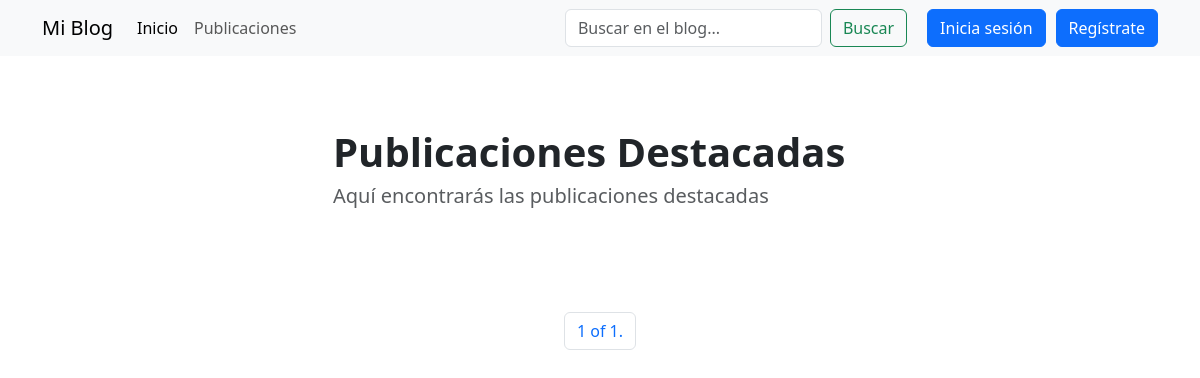
Page /featured/ on the earlier database version.
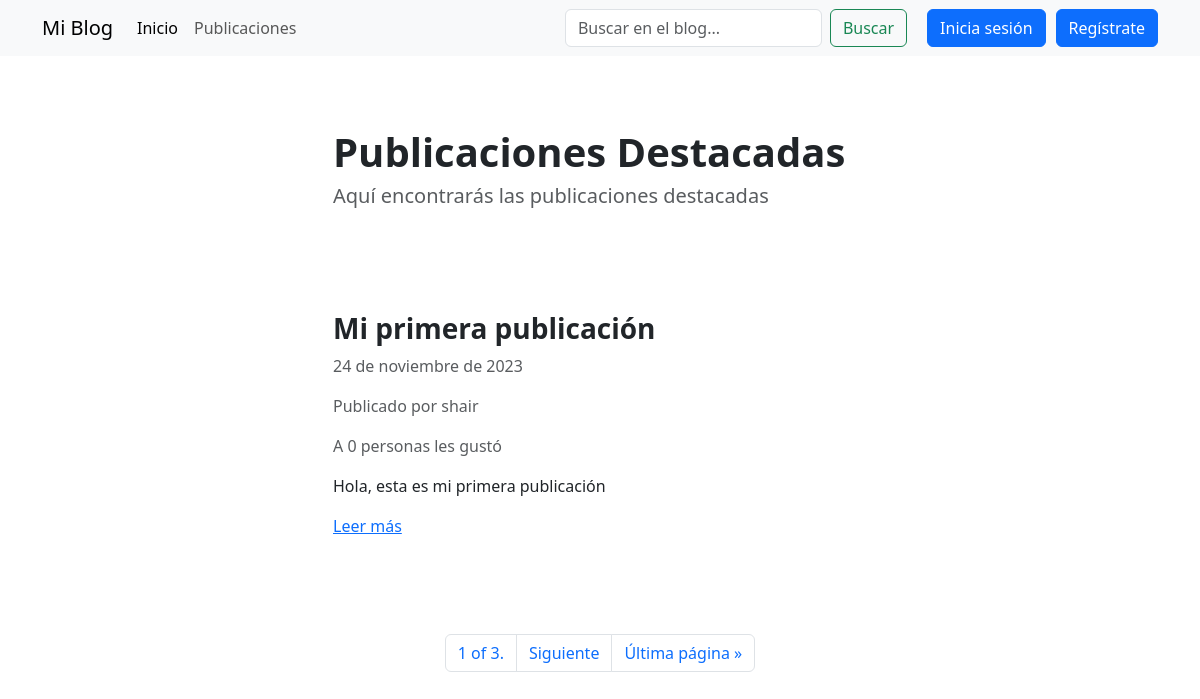
Same page on the later database version.
### blog/models.py (models this page shows)
class Post(models.Model):
    title = models.CharField(max_length=255)
    content = HTMLField()
    date = models.DateField(auto_now_add=True)
    author = models.ForeignKey(User, on_delete=models.CASCADE)
    featured = models.BooleanField(default=False)
    likes = models.ManyToManyField(User, related_name='likes', blank=True)

### blog/views.py (the view)
# urls.py: path('featured/', Featured.as_view(), name='featured'),
class Featured(ListView):
    model = Post
    queryset = Post.objects.filter(featured=True).order_by('-date')
    template_name = 'blog/featured.html'
    paginate_by = 1

### blog/templates/blog/featured.html (shortened to what this page needs)
{% extends 'blog/base.html' %} {% block content %}
<div class="row">
  <div class="col-md-6 col-12 mx-md-auto mx-3 mt-5 mb-5">
    <h1 class="fw-bolder">Publicaciones Destacadas</h1>
    <h5 class="text-muted">Aquí encontrarás las publicaciones destacadas</h5>
  </div>
</div>
{% for object in object_list %}
<div class="row">
  <div class="col-md-6 col-11 mx-md-auto mx-3 my-5">
    <h3 class="fw-bold">{{ object.title }}</h3>
    <p class="text-muted">{{ object.date }}</p>
    <p class="text-muted">Publicado por {{ object.author.username }}</p>
    {% if object.likes.count == 1 %}
    <p class="text-muted">A {{ object.likes.count }} persona le gustó</p>
    {% else %}
    <p class="text-muted">A {{ object.likes.count }} personas les gustó</p>
    {% endif %}
    <div class="my-3">{{ object.content|truncatewords_html:50|safe }}</div>
    <a href="{% url 'detail_post' object.id %}">Leer más</a>
  </div>
</div>
{% endfor %}
<nav>
  <ul class="pagination">
    <div class="mx-auto d-flex flex-row mt-5">
      <li class="page-item">
        <a class="page-link" href="#"
          >{{ page_obj.number }} of {{ page_obj.paginator.num_pages }}.</a
        >
      </li>
      {% if page_obj.has_next %}
      <li class="page-item">
        <a class="page-link" href="?page={{ page_obj.next_page_number }}"
          >Siguiente</a
        >
      </li>
      <li class="page-item">
        <a class="page-link" href="?page={{ page_obj.paginator.num_pages }}"
          >Última página &raquo;</a
        >
      </li>
      {% endif %}
    </div>
  </ul>
</nav>
{% endblock content %}

Differences in the rows shown:
added Post: title "Mi primera publicación", date "24 de noviembre de 2023", author.username "shair", likes.count "0", content "Hola, esta es mi primera publicación"
Other differences:
{{ page_obj.paginator.num_pages }}: "1" → "3"
text now shown: "Siguiente Última página »"
